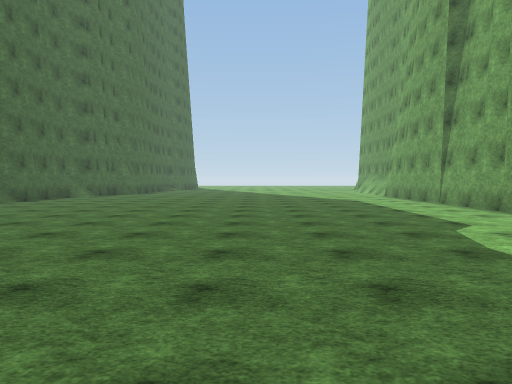
[1] (above)

18 first-person views from a walk through a 3-D level made in the Unity game engine. The camera is 1.5 m above the floor, tilts 2° down and sees 70° across. The floor is counted in squares, 2 m on a side. Each view is taken from the middle of a square. On the plan, view 1 faces up. The plan holds only what a view shows up to about 11 squares ahead; the rest is blank. The place goes on beyond the plan. The player is left out. Surface patterns are stand-ins for the level's own textures.

[2]
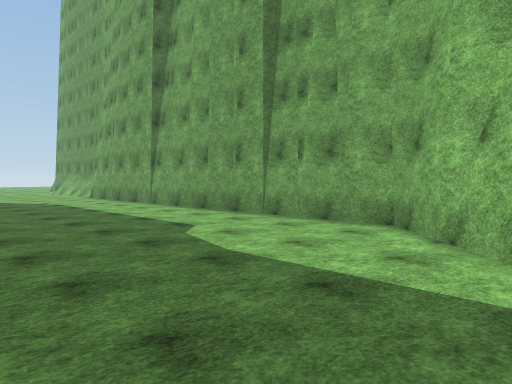

[3]
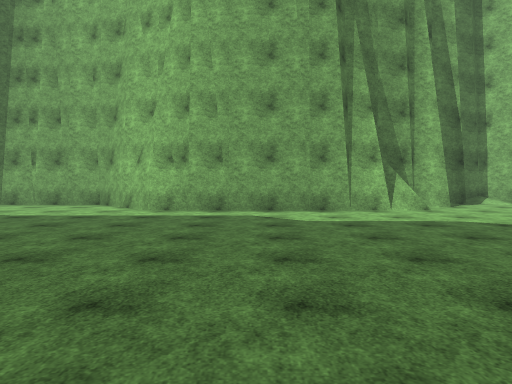

[4]
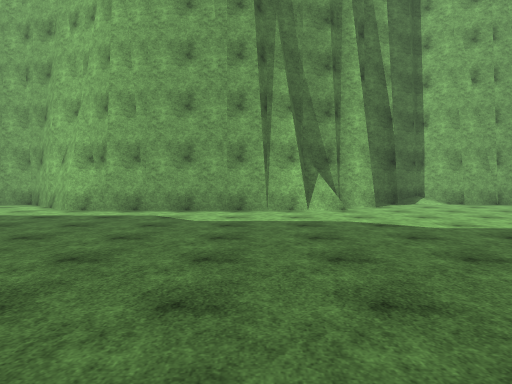

[5]
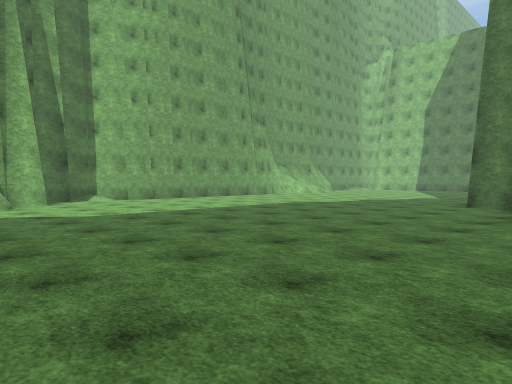

[6]
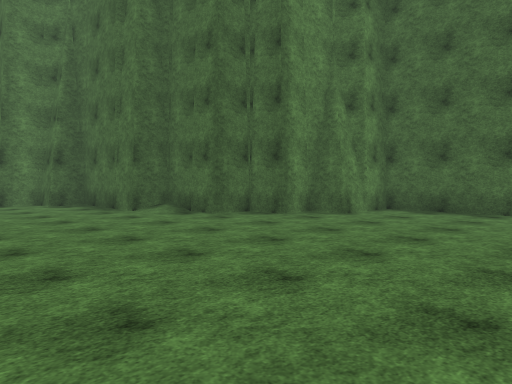

[7]
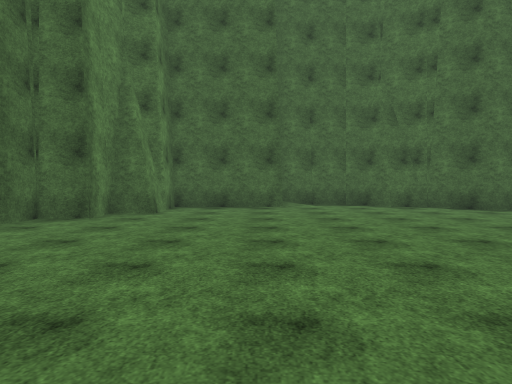

[8]
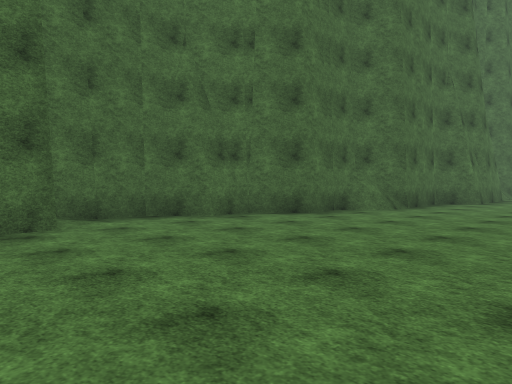

[9]
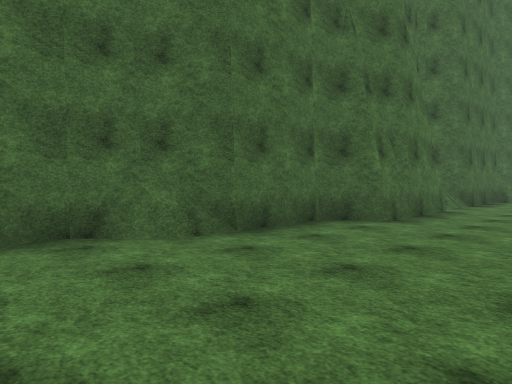

[10]
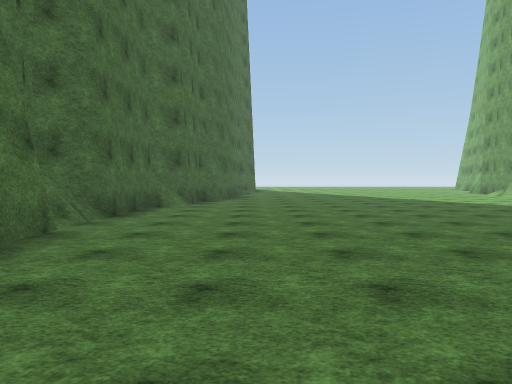

[11]
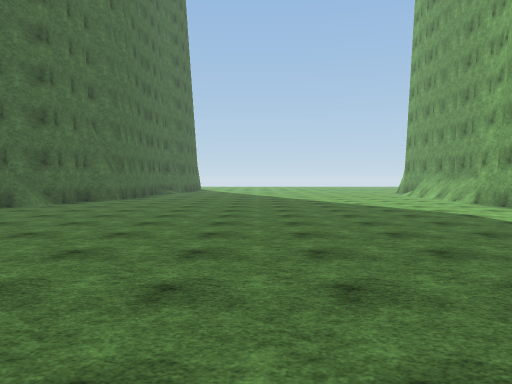

[12]
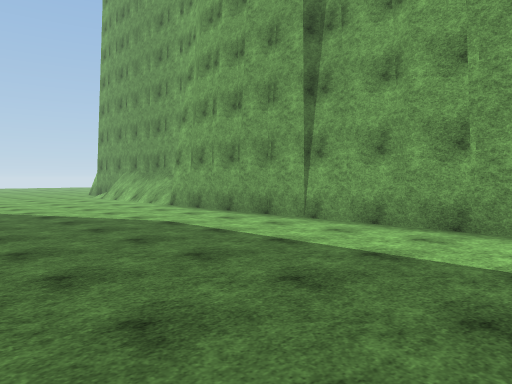

[13]
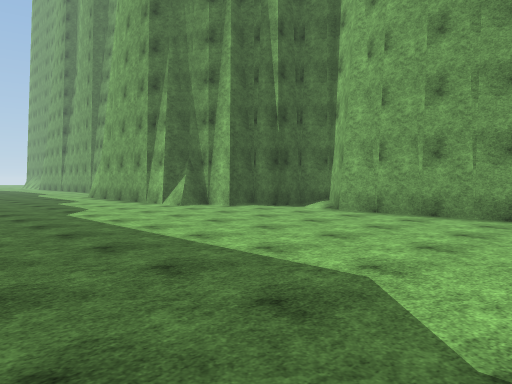

[14]
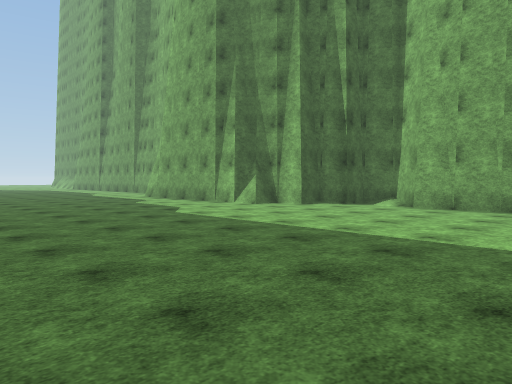

[15]
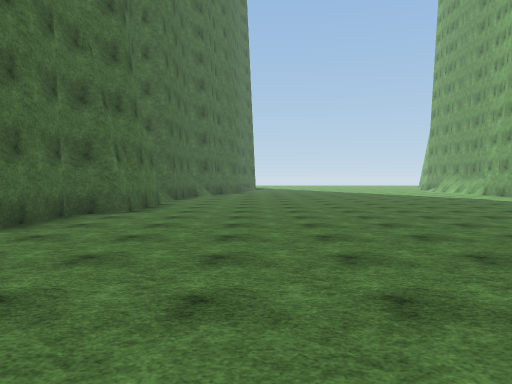

[16]
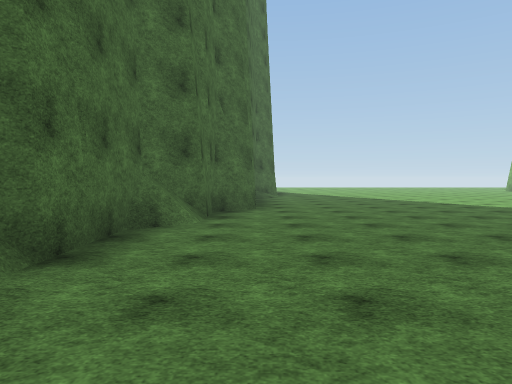

[17]
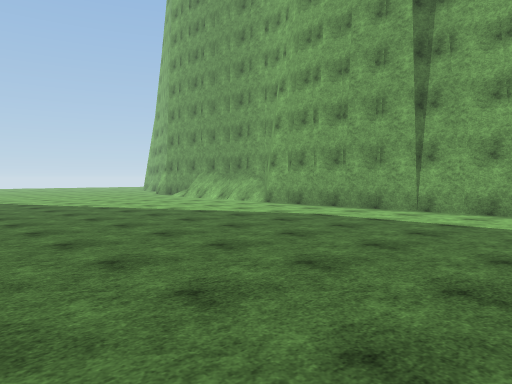

[18]
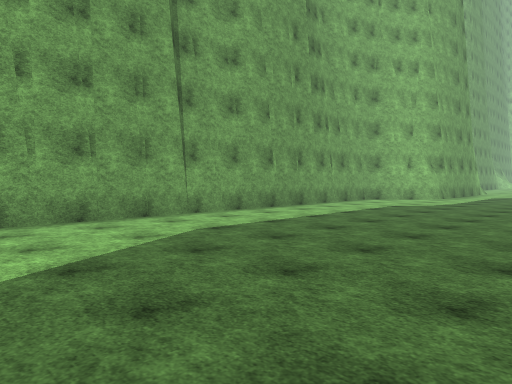

### Floor plan
Points are (right, up) in squares from view 1. A wall is a line through its corners. A room is listed if a view was taken in it or the views show most of it. See-through windows are left out.
Room 1 (views 1, 2, 3, 4, 5, 6, 7, 8, 9, 10, 11, 12, 13, 14, 15, 16, 17, 18)
walls: (3.8, 0.5) (4, 0.9) (4, 1.7) (5.8, 3.5) (5.8, 16.2); (-8.9, 4.6) (-9.9, 3.5) (-9.9, 1.6) (-11.1, 0.4); (-9.3, 4.2) (-9.3, 3.5) (-10, 2.7); (-9.5, 4) (-9.5, 3.6) (-9.9, 3.2); (3.8, -5.1) (3.8, 1.5); (4, -5.1) (4, -4.2); (4.2, -4.9) (4.2, -4.3) (3.7, -4.2); (-10.9, 0.6) (-10.9, -0.3) (-11.9, -1.3) (-11.9, -3.2); (-10.9, -3.2) (-10.9, -6.2) (-9.1, -6.2) (-9.1, -7.2) (-8, -7.2) (-8, -8.2) (-7, -8.2) (-7, -10.1) (-6, -10.1) (-6, -13.1) (-5.1, -13.1) (-5.1, -14) (-4, -14); (-9, -6.2) (-9, -7.2); (-8, 10.4) (-8, 7.5) (-9, 6.5) (-9, 3.5); (-8.5, 11.9) (-8.5, 11.4); (-8, 12.4) (-8.7, 11.5); (5.8, -12.8) (5.8, -9.2) (6.7, -8.2) (6.7, -7.2) (5.8, -7.2) (5.8, -6.2) (4.8, -6.2) (4.8, -4.8); (-7, 16.3) (-8, 15.3) (-8, 11.5)
low walls: (-9.1, 4.4) (-9.1, 3.6); (4.8, -5.1) (4, -5.1); (-8.3, 12) (-8.3, 11.5); (-8.1, 12.2) (-8.1, 11.4); (-7.5, 15) (-8, 14.5)

Positions as (right, up) in squares from view 1, and headings:
1: (0, 0), facing up
2: (0, 1), facing up-right
3: (-5, -1), facing right
4: (-5, -3), facing right
5: (-7, -3), facing down-right
6: (-2, -2), facing down-left
7: (-1, -4), facing left
8: (-5, -5), facing up-left
9: (-5, 1), facing up-left
10: (-5, 5), facing up
11: (-1, 5), facing up
12: (0, 7), facing up-right
13: (-2, -14), facing up-right
14: (-4, -13), facing up-right
15: (-5, -1), facing up
16: (-6, 9), facing up
17: (-3, 8), facing up-right
18: (-1, 16), facing down-right
